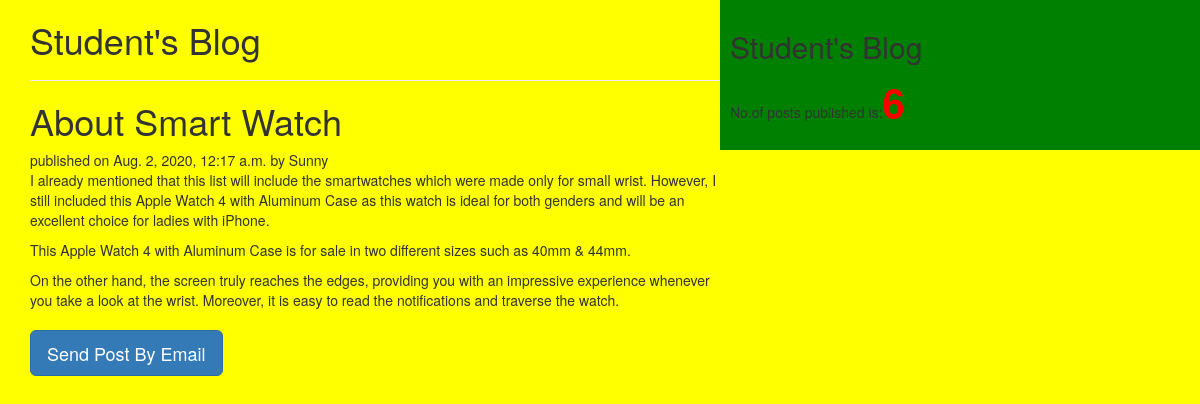
The page /2020/08/02/about-smart-watch/ on the database its author committed.
### testapp/models.py (models this page shows, shortened)
class Post(models.Model):
    STATUE_CHOICES=(('draft','DRAFT'),('published','PUBLISHED'))
    title=models.CharField(max_length=64)
    slug=models.SlugField(max_length=64,unique_for_date='publish')
    author=models.ForeignKey(User,related_name='blog_posts',on_delete=models.PROTECT)
    body=models.TextField()
    publish=models.DateTimeField(default=timezone.now)
    created=models.DateTimeField(auto_now_add=True)
    updated=models.DateTimeField(auto_now=True)
    status=models.CharField(max_length=10,choices=STATUE_CHOICES,default='draft')
    objects=custommanager()
    tags=TaggableManager()
    class Meta:
        ordering=('-publish',)
    def __str__(self):
        return self.title

### testapp/views.py (the view)
# urls.py: url(r'^(?P<year>\d{4})/(?P<month>\d{2})/(?P<day>\d{2})/(?P<post>[-\w]+)/$',post_details_view,name='post_detail'),
def post_details_view(request,year,month,day,post):
     post=get_object_or_404(Post,slug=post,status='published',publish__year=year,publish__month=month,publish__day=day)
     print('post is:',post)
     return render(request,'testapp/post_detail.html',{'post':post})

### testapp/models.py (called while the page is built)
    def get_queryset(self):
        return super().get_queryset().filter(status='published')

### testapp/templatetags/blog_tags.py (called while the page is built)
@register.simple_tag()
def total_posts():
    return Post.objects.count()

### templates/testapp/post_detail.html (shortened to what this page needs)
<!DOCTYPE html>
{%extends 'testapp/home.html'%}
{%block content%}
<h1>Student's Blog</h1><hr>
  <h1>{{post.title}}</h1>
  published on {{post.publish}} by {{post.author|title}}
    {{post.body|linebreaks}}
<h2><a href="/{{post.id}}/" class='btn btn-primary btn-lg' target='_blank'>Send Post By Email</a></h2>
{%endblock%}

### static/css/blog.css (style rules this page uses)
body { background:yellow; }

### rows shown on the page
Post: title "About Smart Watch", publish "Aug. 2, 2020, 12:17 a.m.", author "Sunny", body "I already mentioned that this list will include the smartwatches which were made only for small wrist. However, I still included this Apple Watch 4 with Aluminum Case as this watch is ideal for both genders and will be an excellent choice for ladies with iPhone. This Apple Watch 4 with Aluminum Case is for sale in two different sizes such as 40mm & 44mm. On the other hand, the screen truly reaches the edges, providing you with an impressive experience whenever you take a look at the wrist. Moreover, it is easy to read the notifications and traverse the watch."
